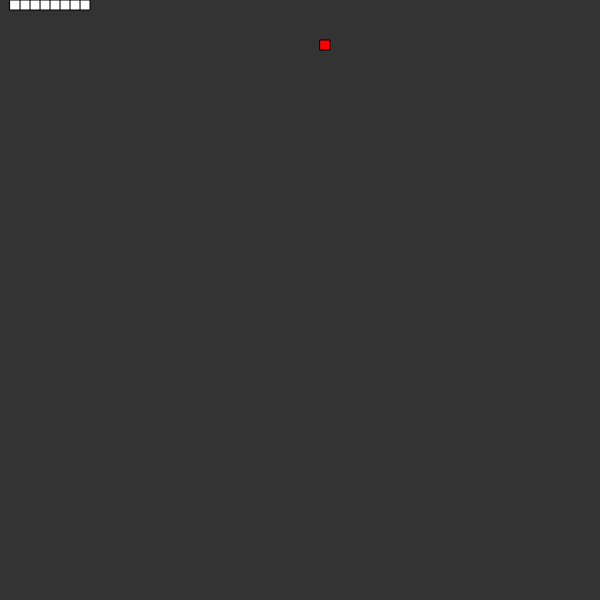
Frame 1 (no input)
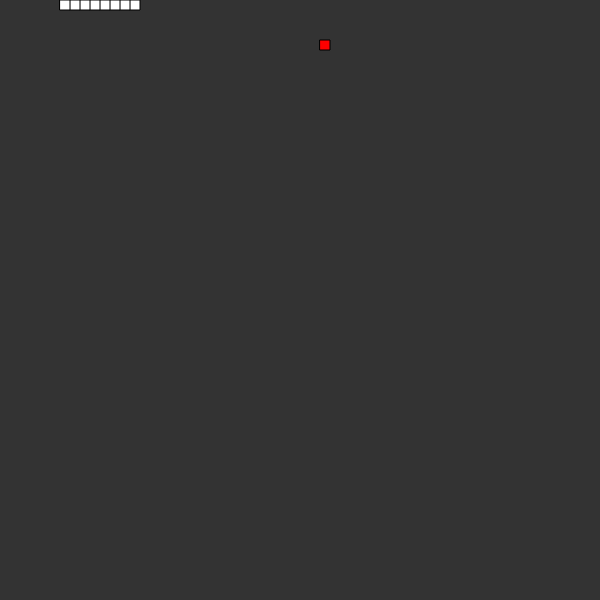
Frame 60 (no input)
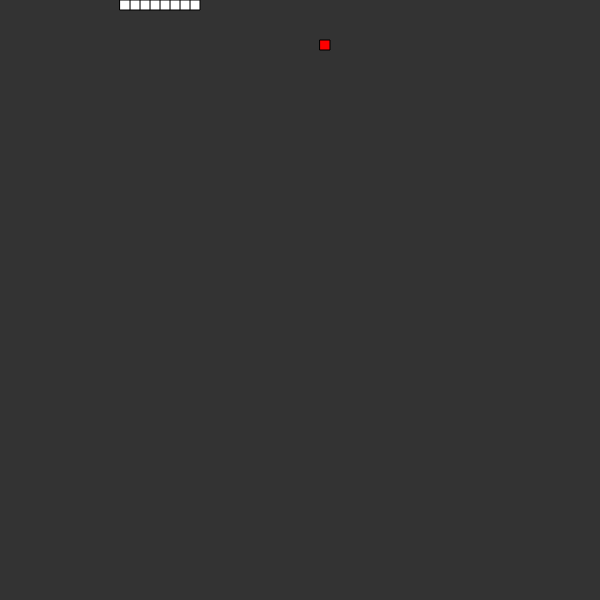
Frame 120 (the mouse pressed at the canvas centre since frame 60)

The p5.js sketch that drew these frames (run headless with seeded random() and noise() and a simulated clock; from frame 60 on, the mouse is pressed at the canvas centre):

// p5.js sketch
// ── sketch.js
var snake = [];
var scl = 10;

var food;
var init = true;
var addSeg = false;

var update = true;

var startSize = 8;

var lastKey;

function setup() {
    createCanvas(600, 600);
    for(var i = 0; i < startSize; i++){
        snake.push(new Snake());
        init = false;
    }
    pickLocation();
    lastKey = RIGHT_ARROW;
}

function pickLocation() {
    var cols = random(width/scl);
    var rows = random(height/scl);
    food = createVector(floor(random(cols)), floor(random(rows)));
    food.mult(scl);
}

function draw() {
    background(51);
    
    for(var i = 1; i < snake.length; i++){
        if(dist(snake[i].x, snake[i].y, snake[0].x, snake[0].y) < scl){
            update = false;
        }
    }
    
    for(var i = 0; i < snake.length; i++){
        snake[i].show();
    }
     
    if (update) {
        for(var i = snake.length - 1; i > 0; i--){
            if(frameCount % scl === 0){
                snake[i].x = snake[i - 1].x;
                snake[i].y = snake[i - 1].y;
                snake[i].xspeed = snake[i - 1].xspeed;
                snake[i].yspeed = snake[i - 1].yspeed;
            }
        }
        snake[0].update();
    }
    
    update = true;
        
    fill(255, 0, 0);
    rect(food.x, food.y, scl, scl);
    
    if (snake[0].eat(food)) {
        addSeg = true;
        snake.push(new Snake());
        pickLocation();
    }
}

function keyPressed() {
    this.thisKey = keyCode;
    if (this.thisKey === UP_ARROW && (lastKey != DOWN_ARROW && lastKey != UP_ARROW)){
        snake[0].dir(0,-1);
    } else if (this.thisKey === DOWN_ARROW && (lastKey != DOWN_ARROW && lastKey != UP_ARROW)){
        snake[0].dir(0,1);
    } else if (this.thisKey === LEFT_ARROW && (lastKey != LEFT_ARROW && lastKey != RIGHT_ARROW)){
        snake[0].dir(-1,0);
    } else if (this.thisKey === RIGHT_ARROW && (lastKey != LEFT_ARROW && lastKey != RIGHT_ARROW)){
        snake[0].dir(1,0);
    }
    lastKey = this.thisKey;
}
// ── snake.js
function Snake() {
    if (addSeg === true){
        this.x = snake[snake.length - 1].x*(-Math.abs(snake[snake.length - 1].xspeed));
        this.y = snake[snake.length - 1].y*(-Math.abs(snake[snake.length - 1].yspeed));
        this.xspeed = snake[snake.length - 1].xspeed;
        this.yspeed = snake[snake.length - 1].yspeed;
    } else if (init === true){
        this.x = startSize*scl;
        this.y = 0;
        this.xspeed = 1;
        this.yspeed = 0;
    } else {
        this.x = (startSize - snake.length)*scl;
        this.y = 0;
        this.xspeed = 1;
        this.yspeed = 0;
    }
    
    this.update = function() {
        if (frameCount % scl === 0) {
            this.x += this.xspeed*scl;
            this.y += this.yspeed*scl;
        }
        
        this.x = constrain(this.x, 0, width-scl);
        this.y = constrain(this.y, 0, height-scl);
    }
    
    this.show = function() {
        fill(255);
        rect(this.x, this.y, scl, scl);
    }
    
    this.dir = function(x,y) {
        this.xspeed = x;
        this.yspeed = y;
    }
    
    this.eat = function(pos) {
        var d = dist(this.x, this.y, pos.x, pos.y);
        if (d < 1) {
            return true;
        } else {
            return false;
        }
    }
}
